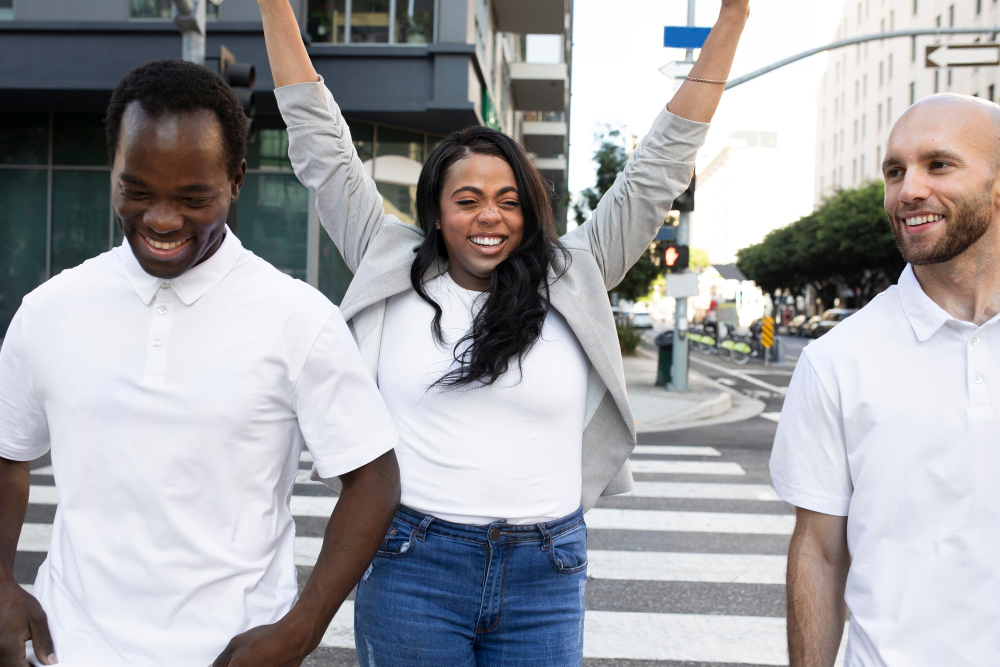
#> input picture fotos/pessoas2.jpg, 2000 x 1333 px, found by its file name (shown at 1/2 size)
$ python basic_func.py
#> lines starting #> are read from the running program, lines starting #| are printed output that depends on the picture; after the words box and inside, x2 and y2 are one past the last pixel; in counts of white or black regions, pixels touching at a corner belong together
import cv2 as cv
import numpy as np

imagem = cv.imread(filename='/home/mikael/scripts/python/svc/fotos/pessoas2.jpg')
#> imagem is the input picture: shape (1333, 2000, 3); mean B, G, R 166.3, 163, 163.3

largura = imagem.shape[1]
#> largura = 2000

altura = imagem.shape[0]
#> altura = 1333

escala = .5

dimensao = (int(largura*escala), int(altura*escala))
#> dimensao = (1000, 666)

imagem = cv.resize(src=imagem, dsize=dimensao, interpolation=cv.INTER_AREA)
#> imagem: shape (666, 1000, 3)

cv.imshow(winname='Pessoas', mat=imagem)

'''============================================ escala de cinza =================================================='''

grayscale = cv.cvtColor(src=imagem, code=cv.COLOR_BGR2GRAY)

cv.imshow('Pessoas BW', grayscale)

'''============================================ blur =================================================='''

blur = cv.GaussianBlur(src=imagem, ksize=(7, 7), sigmaX=cv.BORDER_DEFAULT)

cv.imshow('Pessoas Blur', blur)

'''============================================ bordas "canny cascade" =================================================='''

bordas_canny = cv.Canny(image=imagem, threshold1=125, threshold2=175)
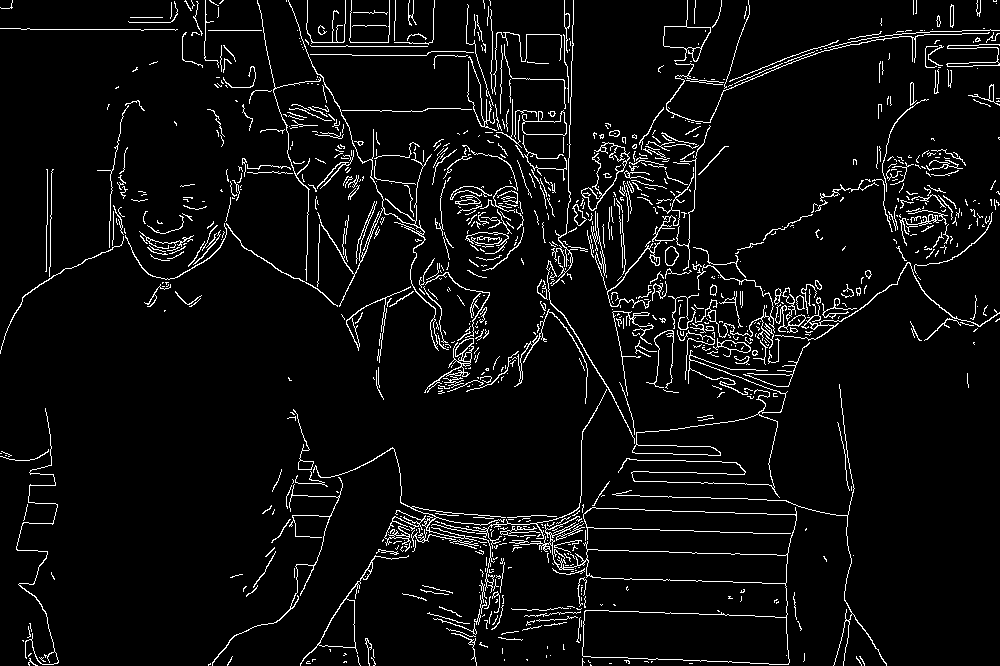
#> bordas_canny: shape (666, 1000); 5.4% white in thin lines or dots

cv.imshow('Bordas com Canny Cascade', bordas_canny)

'''============================================ bordas de blur =================================================='''

bordas_blur = cv.Canny(image=blur, threshold1=125, threshold2=175)
#> bordas_blur: shape (666, 1000); 1.7% white in thin lines or dots

cv.imshow('Bordas com Canny Cascade de uma imagem blur', bordas_blur)

'''============================================ bordas com Dileted =================================================='''

bordas_dilate = cv.dilate(src=bordas_blur, kernel=(7, 7), iterations=1)  # dá uma enhance nas bordas
#> bordas_dilate: shape (666, 1000); 2.7% white in thin lines or dots

cv.imshow('Bordas com Dilate', bordas_dilate)

'''============================================ bordas com Eroded =================================================='''

bordas_erode = cv.erode(src=bordas_blur, kernel=(7, 7), iterations=1)
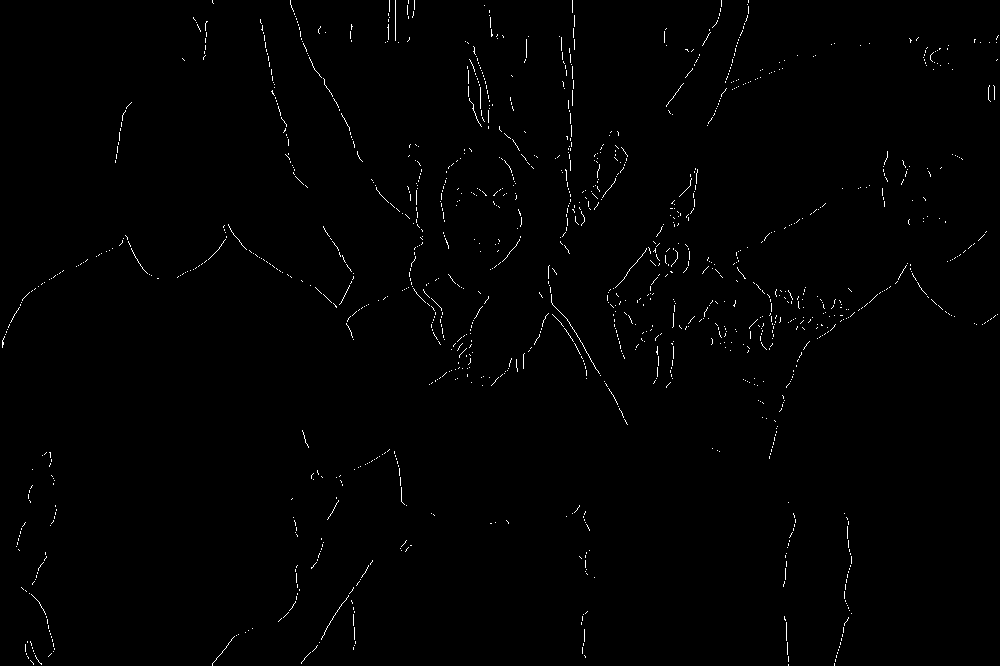
#> bordas_erode: shape (666, 1000); 0.75% white in thin lines or dots

cv.imshow('Bordas com Eroded', bordas_erode)

'''============================================ recortar imagem =================================================='''

pixel_y_inicial, pixel_y_final = 200, 400

pixel_x_inicial, pixel_x_final = 200, 400

cropped = imagem[pixel_y_inicial:pixel_y_final, pixel_x_inicial:pixel_x_final]
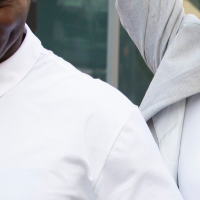
#> cropped: shape (200, 200, 3); mean B, G, R 195.4, 190.6, 186.8

cv.imshow('imagem cortada', cropped)

'''============================================ translac imagem =================================================='''

x = 100  # positivo -> direita, negativo -> esquerda (em pixels)

y = 100  # positivo -> baixo, negativo -> cima (em pixels)

matriz_translac = np.float32([[1, 0, x], [0, 1, y]])

img_translac = cv.warpAffine(src=imagem, M=matriz_translac, dsize=(dimensao[1], dimensao[0]))
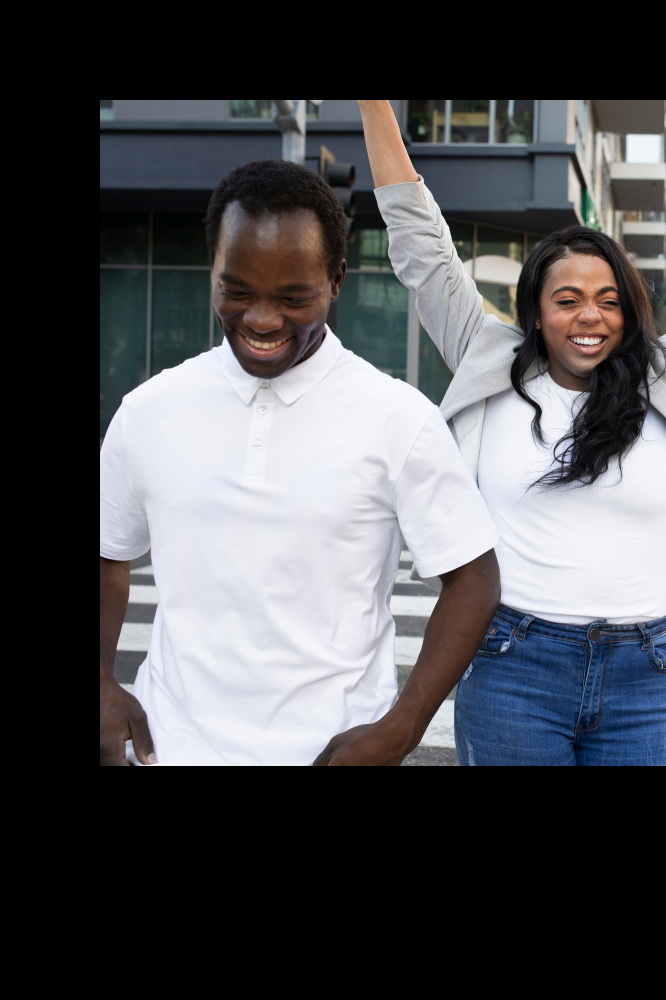
#> img_translac: shape (1000, 666, 3); mean B, G, R 83.2, 80, 79.3

cv.imshow('imagem translacao', mat=img_translac)

'''============================================ rot imagem =================================================='''

ponto_rot = (dimensao[1]//2, dimensao[0]//2)  # centro da imagem sera o ponto de rot
#> ponto_rot = (333, 500)

angulo = 45  # positivo -> anti-clock, negativo -> clock (em graus)

matriz_rot = cv.getRotationMatrix2D(center=ponto_rot, angle=angulo, scale=1.)

img_rot = cv.warpAffine(src=imagem, M=matriz_rot, dsize=(dimensao[1], dimensao[0]))
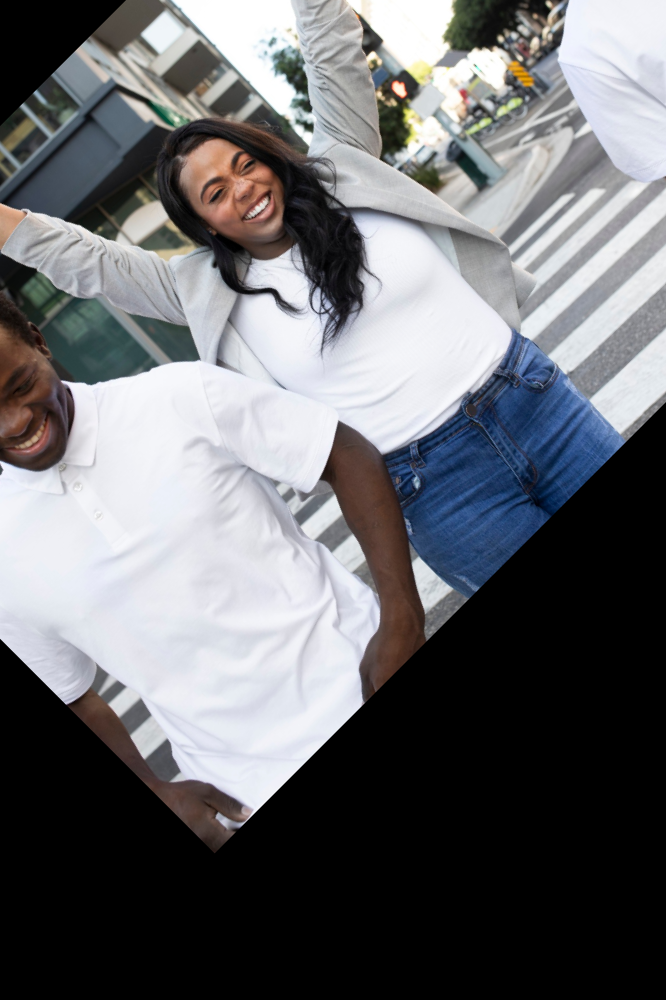
#> img_rot: shape (1000, 666, 3); mean B, G, R 110.9, 107.5, 106.5

cv.imshow('imagem rot', mat=img_rot)

matriz_rot_2 = cv.getRotationMatrix2D(center=ponto_rot, angle=-angulo, scale=1.)

img_rot_rot = cv.warpAffine(src=imagem, M=matriz_rot_2, dsize=(dimensao[1], dimensao[0]))
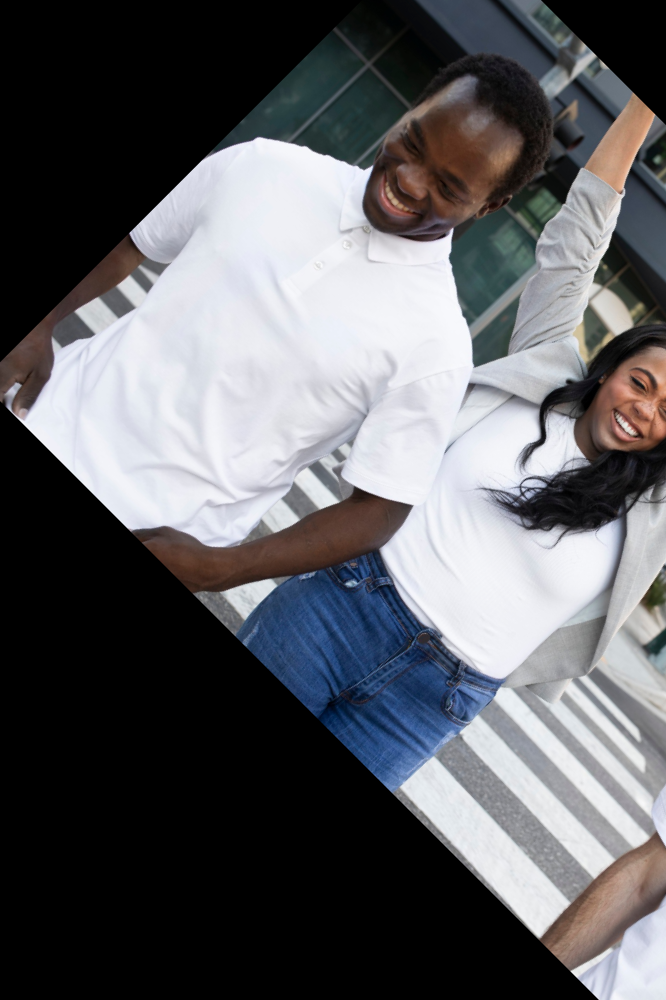
#> img_rot_rot: shape (1000, 666, 3); mean B, G, R 98.8, 95.1, 94.5

cv.imshow('imagem rotacionda da rotacao', mat=img_rot_rot)  # caso suma algum pedaco da imagem, e que foi perdido na 1 rotacao

'''============================================ flip imagem =================================================='''

codigo = -1 # 0 -> eixo "x", 1 -> eixo "y", -1 -> os dois

img_flipped = cv.flip(src=imagem, flipCode=codigo)
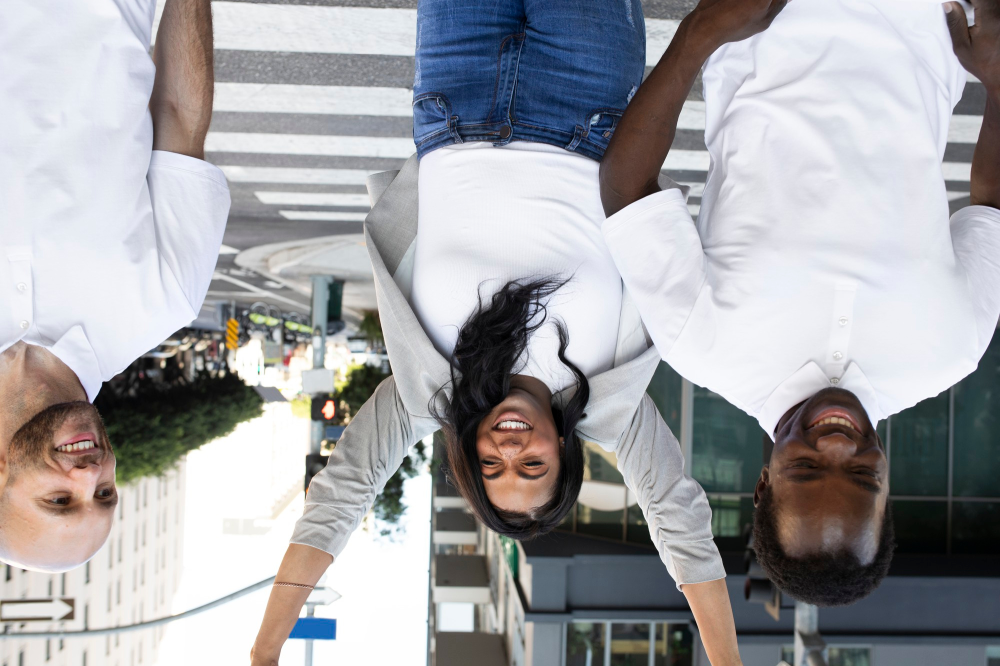
#> img_flipped: shape (666, 1000, 3); mean B, G, R 166.3, 163, 163.3

cv.imshow('flip da imagem', mat=img_flipped)

cv.waitKey(0)

$ run again, with fotos/pessoas1.jpg copied over fotos/pessoas2.jpg
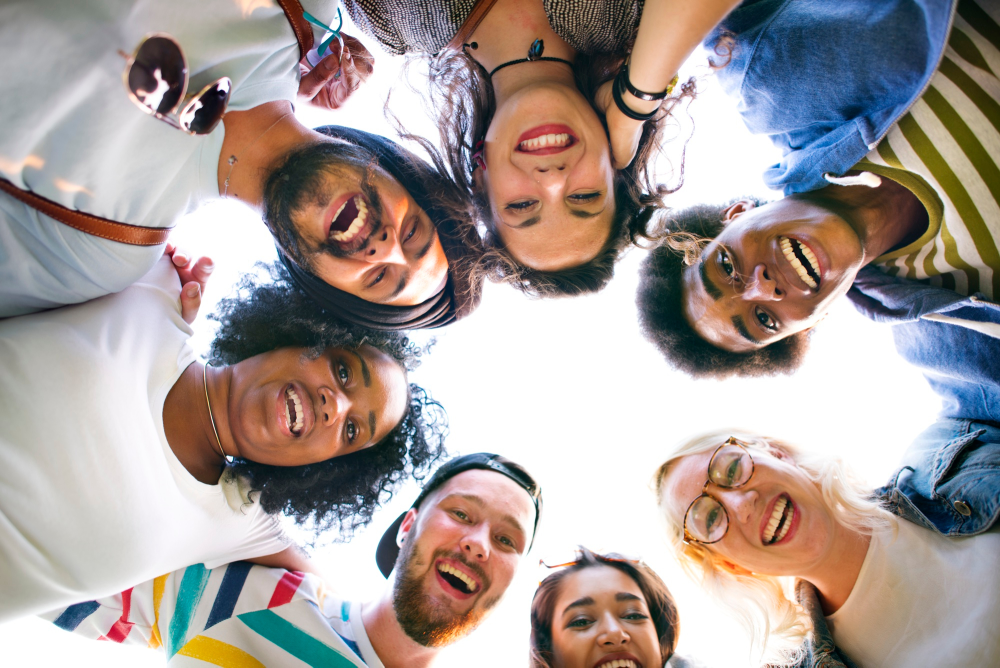
#> input picture fotos/pessoas1.jpg, 2000 x 1335 px, found by its file name (shown at 1/2 size)
#> imagem is the input picture: shape (1335, 2000, 3); mean B, G, R 152.7, 156.2, 167.1
#> imagem: shape (667, 1000, 3)
#> `bordas_canny = cv.Canny(image=imagem, threshold1=125, threshold2=175)`:
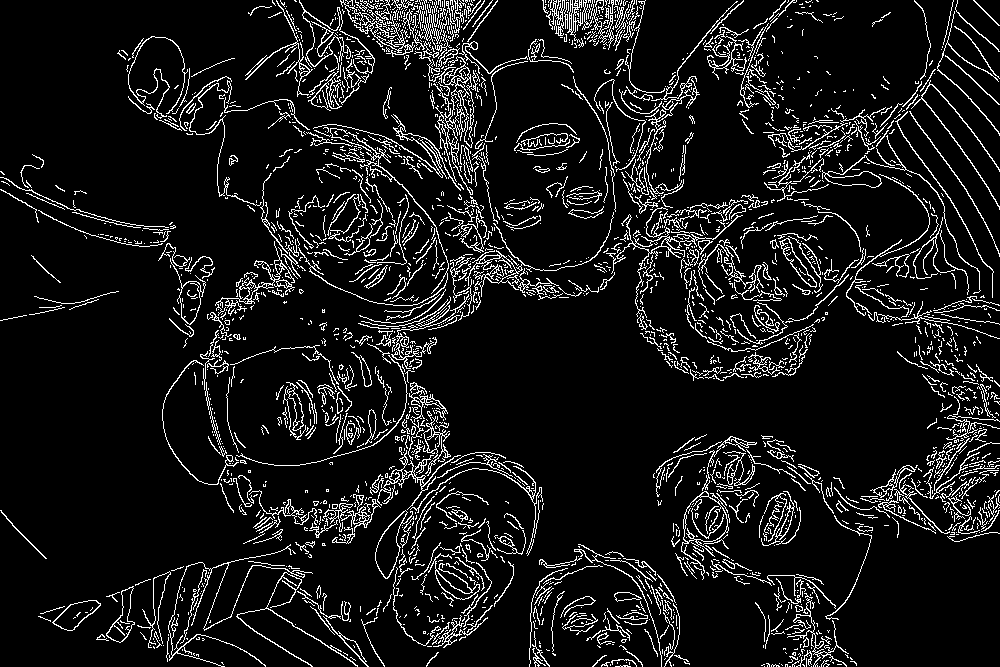
#> bordas_canny: shape (667, 1000); 9.2% white in thin lines or dots
#> bordas_blur: shape (667, 1000); 3.5% white in thin lines or dots
#> bordas_dilate: shape (667, 1000); 5.5% white in thin lines or dots
#> bordas_erode: shape (667, 1000); 1.6% white in thin lines or dots
#> `img_flipped = cv.flip(src=imagem, flipCode=codigo)`:
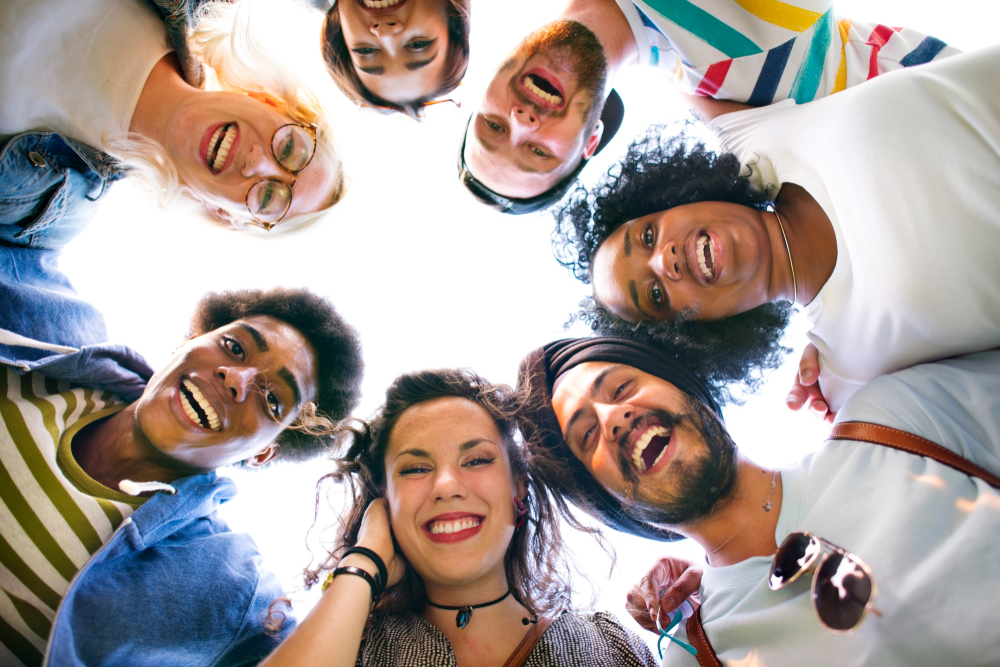
#> img_flipped: shape (667, 1000, 3); mean B, G, R 152.7, 156.2, 167.1

$ run again, with fotos/ferramentas.jpg copied over fotos/pessoas2.jpg
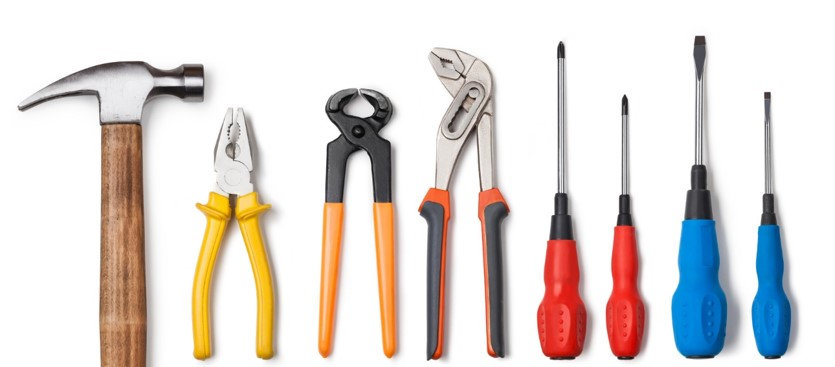
#> input picture fotos/ferramentas.jpg, 835 x 367 px, found by its file name
#> imagem is the input picture: shape (367, 835, 3); mean B, G, R 213.9, 217.3, 224.3
#> imagem: shape (183, 417, 3)
#> `bordas_canny = cv.Canny(image=imagem, threshold1=125, threshold2=175)`:
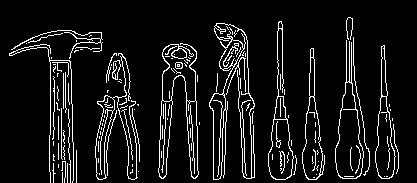
#> bordas_canny: shape (183, 417); 8.5% white in thin lines or dots, all inside (x1, y1, x2, y2) = (9, 17, 399, 183)
#> bordas_blur: shape (183, 417); 4.6% white in thin lines or dots, all inside (x1, y1, x2, y2) = (9, 17, 397, 183)
#> bordas_erode: shape (183, 417); 3.2% white in thin lines or dots, all inside (x1, y1, x2, y2) = (10, 18, 397, 183)
#> cropped = empty array
#> `img_flipped = cv.flip(src=imagem, flipCode=codigo)`:
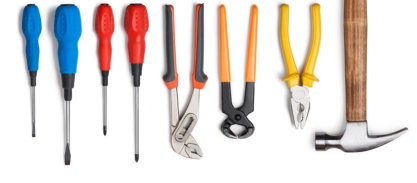
#> img_flipped: shape (183, 417, 3); mean B, G, R 213.9, 217.3, 224.3
